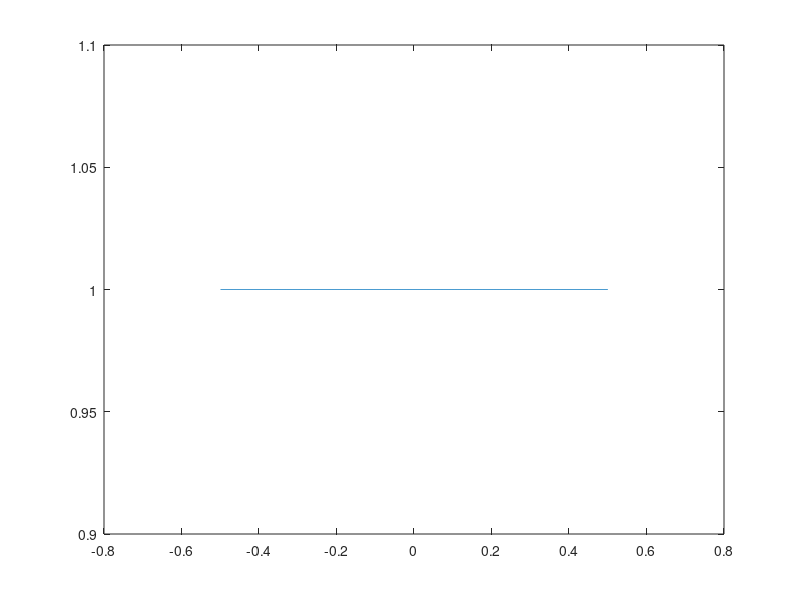

Reproduce this figure in MATLAB.
clear;
n0 = 1024;
k = 0:n0-1;
w = hanning(1024).';
r = rectwin(1024).';
freq = (-n0/2 + 1 : n0/2)*(1/n0);
A= 1;
B=0.1;
C= 10^-5; 
fo = 0.25;
f1 = 0.28;
f2 = -0.2513;
x = A*exp(1i*2*pi*fo*k) + B*exp(1i*2*pi*f1*k) + C*exp(1i*2*pi*f2*k);
xw = x.*w;
xf = abs(fft(xw,n0));
xf = xf/max(xf);
xf = 20*log10(xf);
xf = fftshift(xf);

plot(freq,r);
